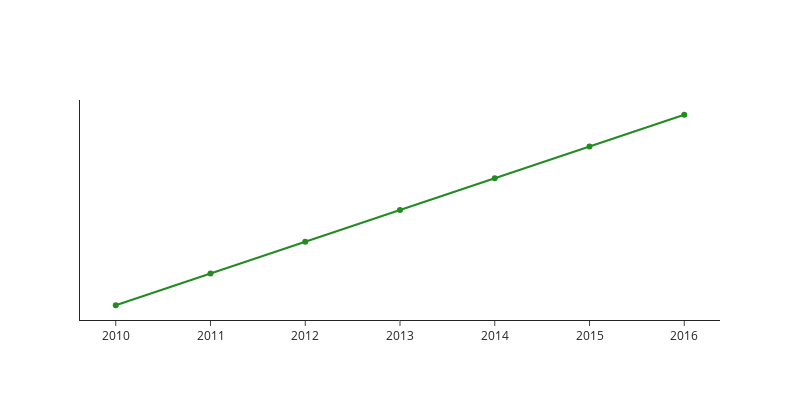

This figure's notebook cell:
### Markdown cell above
#### Housing Units by Year

### Code cell
# Aggregates the data by year to display annual averages
data_by_year = sfo_data_df.groupby("year").mean()
data_by_year = data_by_year .round(0)

total_units_plot = go.Figure(go.Scatter(x=data_by_year.index, 
                                  y=data_by_year["Housing Units"], 
                                  name= "Number of Housing Units",
                                  line_color='forestgreen'))

total_units_plot.update_layout(template="simple_white")
total_units_plot.update_layout(width=800, height=400)
total_units_plot.update_layout(yaxis = dict(tickmode = 'array', tickvals = [200000, 400000, 600000]))

### Figure 1 — Plotly figure (JSON) as saved in the notebook; plotly's stock layout.template omitted (floating-point values rounded to 4 significant figures)
{"data": [{"line": {"color": "forestgreen"}, "name": "Number of Housing Units", "type": "scatter", "x": [2010, 2011, 2012, 2013, 2014, 2015, 2016], "y": [372560, 374507, 376454, 378401, 380348, 382295, 384242]}], "layout": {"height": 400, "width": 800, "xaxis": {"autorange": true, "range": [2010.0, 2016.0], "type": "linear"}, "yaxis": {"autorange": true, "range": [371700.0, 385100.0], "tickmode": "array", "tickvals": [200000, 400000, 600000], "type": "linear"}}}
